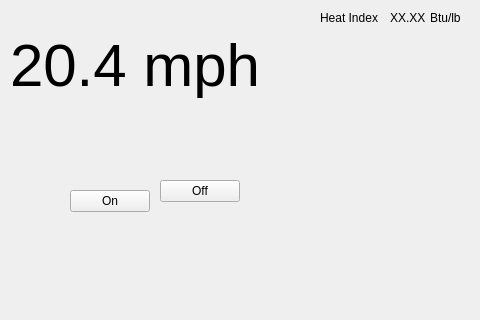
<?xml version="1.0" encoding="UTF-8"?>
<ui version="4.0">
 <class>MainWindow</class>
 <widget class="QMainWindow" name="MainWindow">
  <property name="geometry">
   <rect>
    <x>0</x>
    <y>0</y>
    <width>480</width>
    <height>320</height>
   </rect>
  </property>
  <property name="minimumSize">
   <size>
    <width>480</width>
    <height>320</height>
   </size>
  </property>
  <property name="maximumSize">
   <size>
    <width>480</width>
    <height>320</height>
   </size>
  </property>
  <property name="cursor">
   <cursorShape>BlankCursor</cursorShape>
  </property>
  <property name="windowTitle">
   <string>MainWindow</string>
  </property>
  <property name="styleSheet">
   <string notr="true"/>
  </property>
  <widget class="QWidget" name="centralWidget">
   <widget class="QPushButton" name="btnOn">
    <property name="geometry">
     <rect>
      <x>70</x>
      <y>190</y>
      <width>80</width>
      <height>22</height>
     </rect>
    </property>
    <property name="text">
     <string>On</string>
    </property>
   </widget>
   <widget class="QPushButton" name="btnOff">
    <property name="geometry">
     <rect>
      <x>160</x>
      <y>180</y>
      <width>80</width>
      <height>22</height>
     </rect>
    </property>
    <property name="text">
     <string>Off</string>
    </property>
   </widget>
   <widget class="QLabel" name="lblCurNm1">
    <property name="geometry">
     <rect>
      <x>320</x>
      <y>10</y>
      <width>70</width>
      <height>16</height>
     </rect>
    </property>
    <property name="minimumSize">
     <size>
      <width>0</width>
      <height>0</height>
     </size>
    </property>
    <property name="text">
     <string>Heat Index</string>
    </property>
   </widget>
   <widget class="QLabel" name="lblCurBig">
    <property name="geometry">
     <rect>
      <x>10</x>
      <y>10</y>
      <width>300</width>
      <height>110</height>
     </rect>
    </property>
    <property name="font">
     <font>
      <pointsize>45</pointsize>
     </font>
    </property>
    <property name="cursor">
     <cursorShape>BlankCursor</cursorShape>
    </property>
    <property name="mouseTracking">
     <bool>false</bool>
    </property>
    <property name="autoFillBackground">
     <bool>false</bool>
    </property>
    <property name="styleSheet">
     <string notr="true"/>
    </property>
    <property name="text">
     <string>20.4 mph</string>
    </property>
    <property name="scaledContents">
     <bool>true</bool>
    </property>
   </widget>
   <widget class="QLabel" name="lblCurData1">
    <property name="geometry">
     <rect>
      <x>390</x>
      <y>10</y>
      <width>40</width>
      <height>16</height>
     </rect>
    </property>
    <property name="text">
     <string>XX.XX</string>
    </property>
   </widget>
   <widget class="QLabel" name="lblCurUnit1">
    <property name="geometry">
     <rect>
      <x>430</x>
      <y>10</y>
      <width>40</width>
      <height>16</height>
     </rect>
    </property>
    <property name="text">
     <string>Btu/lb</string>
    </property>
   </widget>
  </widget>
 </widget>
 <layoutdefault spacing="6" margin="11"/>
 <resources/>
 <connections/>
</ui>
